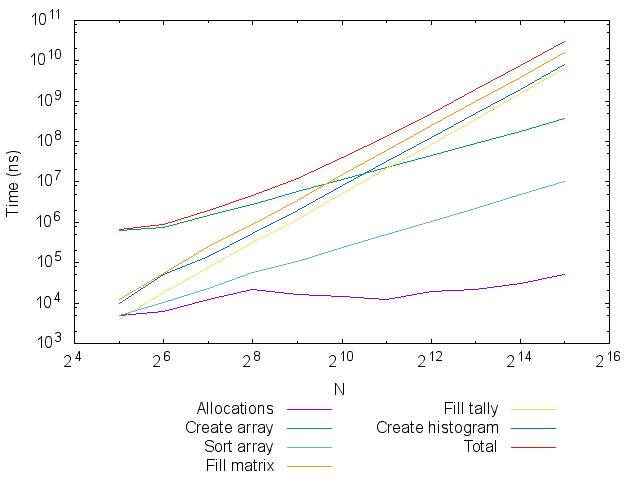

Write gnuplot code to recreate this figure.
set term term_type
set output output_file
set key below
set ylabel "Time (ns)"
set xlabel "N"

set logscale y
set logscale x 2
set format x "2^{%L}"
set format y "10^{%L}"

set yrange [10**3:10**11]

plot 'data/timmings.dat' using 1:2 w l title "Allocations",\
  '' u 1:3 w l title "Create array",\
  '' u 1:4 w l title "Sort array",\
  '' u 1:5 w l title "Fill matrix",\
  '' u 1:6 w l title "Fill tally",\
  '' u 1:7 w l title "Create histogram",\
  '' u 1:8 w l title "Total";
set output
